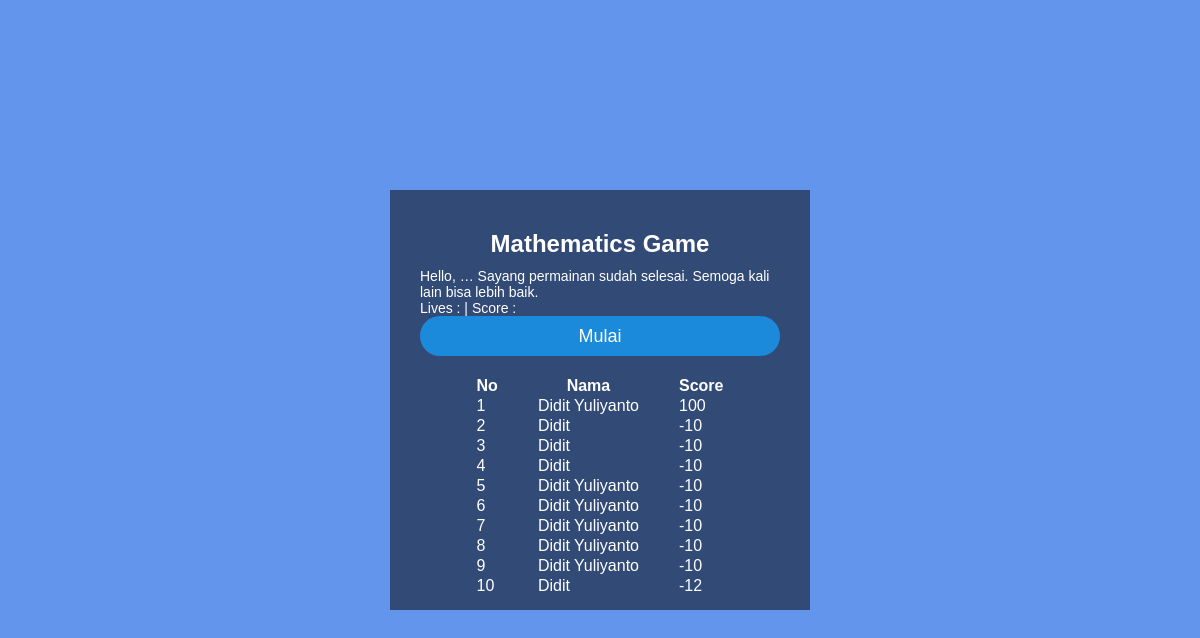
The app's page /selesai.php with its own data.
### tables this page shows
CREATE TABLE `scores` (
  `id` int(11) NOT NULL,
  `name` varchar(200) DEFAULT NULL,
  `score` int(10) DEFAULT NULL
);

### function.php (called while the page is built, shortened)
<?php
class Crud
{
	private $db;
	function __construct()
	{
        $this->db= new mysqli("sql101.epizy.com", "epiz_25937819", "xVDVolFQKp58yl", "epiz_25937819_gamemath");
	}
	function read($table,$option){
        $sql = "SELECT * FROM {$table} {$option}";
		$query = $this->db->query($sql);
		return $query->fetch_all(MYSQLI_ASSOC);
	}
}
?>

### selesai.php (the view, shortened to what this page needs)
<?php
include("function.php");
$lib = new Crud();
?>
<html>
<head>
    <link rel="stylesheet" type="text/css" href="style.css">
</head>
    <body>
  	  	<div class="math-box">
        <h1>Mathematics Game</h1>
         <form method="GET">
           		<span>Hello, <?php echo $_SESSION['name']; ?>… Sayang permainan sudah selesai. Semoga kali lain bisa lebih baik.</span><br>
           		<span>Lives : <?php echo $_SESSION['lives']; ?> | Score : <?php echo $_SESSION['score']; ?></span>
            	<input type="submit" name="submit" value="Mulai">
            	<table align="center" style="color: #fff; border-collapse: collapse;">
                            <thead>
                                <tr>
                                    <th style="padding: 1px 20px;">No</th>
                                    <th style="padding: 1px 20px;">Nama</th>
                                    <th style="padding: 1px 20px;">Score</th>
                                </tr>
                            </thead>
                            <tbody>
                            <?php
                                $no=1;
                                $select = $lib->read('scores','ORDER BY score DESC LIMIT 10');
                                foreach ($select as $value){
                                    echo '<tr ">';
                                    echo '<td style="padding: 1px 20px;">'.$no.'</td>';
                                    echo '<td style="padding: 1px 20px;">'.$value['name'].'</td>';
                                    echo '<td style="padding: 1px 20px;">'.$value['score'].'</td>';
                                    echo '</tr>';
                                    $no+=1; }?>
                            </tbody>
                        </table>
            </form>
        </div>
    </body>
</html>

### style.css (style rules this page uses)
body { margin: 0; padding: 0; background: #6495ED; background-size: cover; background-position: center; font-family: sans-serif; }
.math-box { width: 420px; height: 420px; background: rgba(0, 0, 0, 0.5); color: #fff; top: 50%; left: 50%; position: absolute; transform: translate(-50%,-50%); box-sizing: border-box; padding: 40px 30px; }
h1 { margin: 0; padding: 0 0 10px; text-align: center; font-size: 24px; }
.math-box span { margin: 0; padding: 0; font-size: 14px; }
.math-box input { width: 100%; margin-bottom: 20px; border: none; border-bottom: 1px solid #fff; background: transparent; outline: none; height: 40px; color: #fff; font-size: 16px; }
.math-box input[type="submit"] { border: none; outline: none; height: 40px; background: #1c8adb; color: #fff; font-size: 18px; border-radius: 20px; }

### records on screen
scores: name "Didit Yuliyanto", score "100"
scores: name "Didit", score "-10"
scores: name "Didit", score "-10"
scores: name "Didit", score "-10"
scores: name "Didit Yuliyanto", score "-10"
scores: name "Didit Yuliyanto", score "-10"
scores: name "Didit Yuliyanto", score "-10"
scores: name "Didit Yuliyanto", score "-10"
scores: name "Didit Yuliyanto", score "-10"
scores: name "Didit", score "-12"
